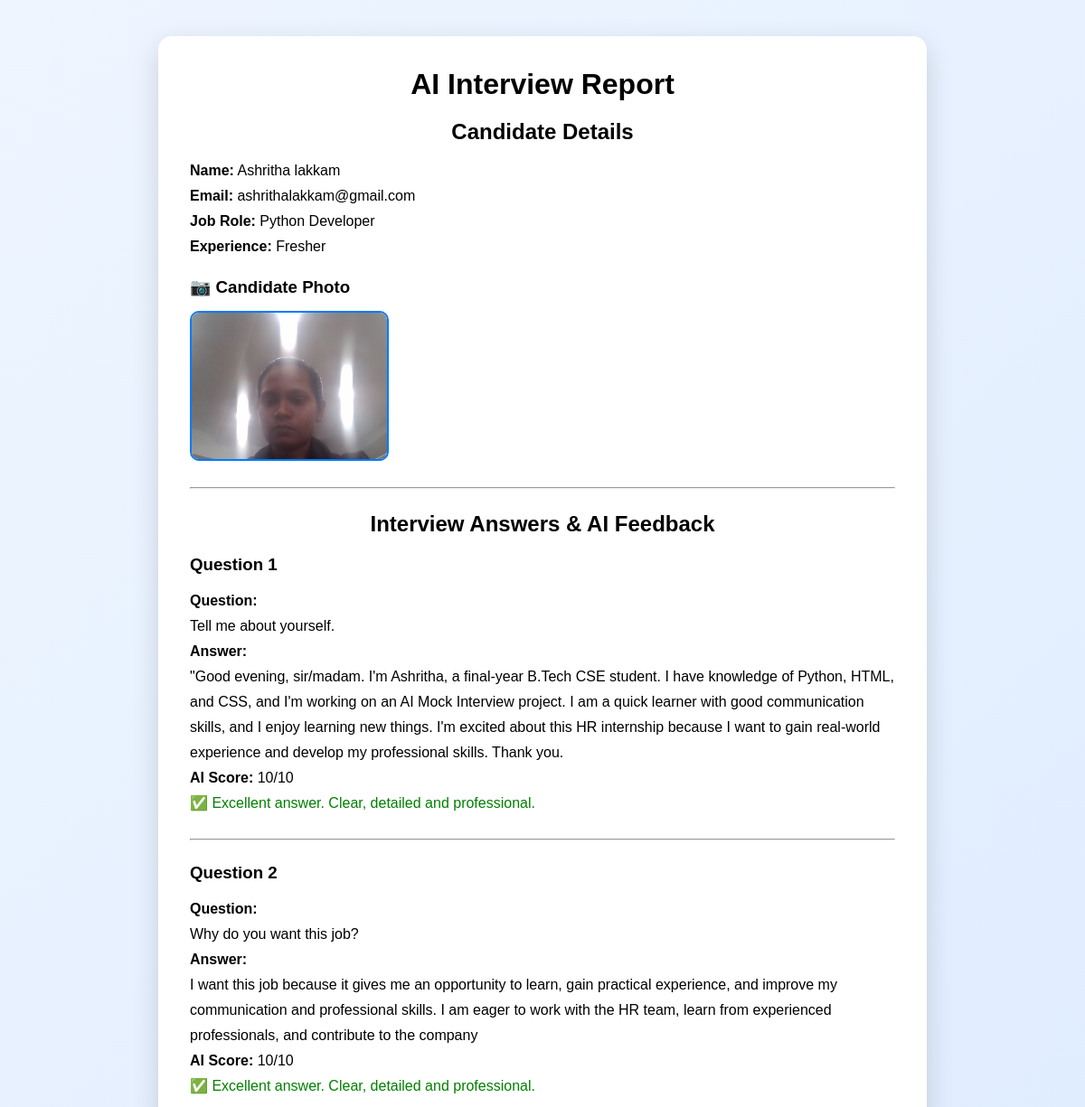
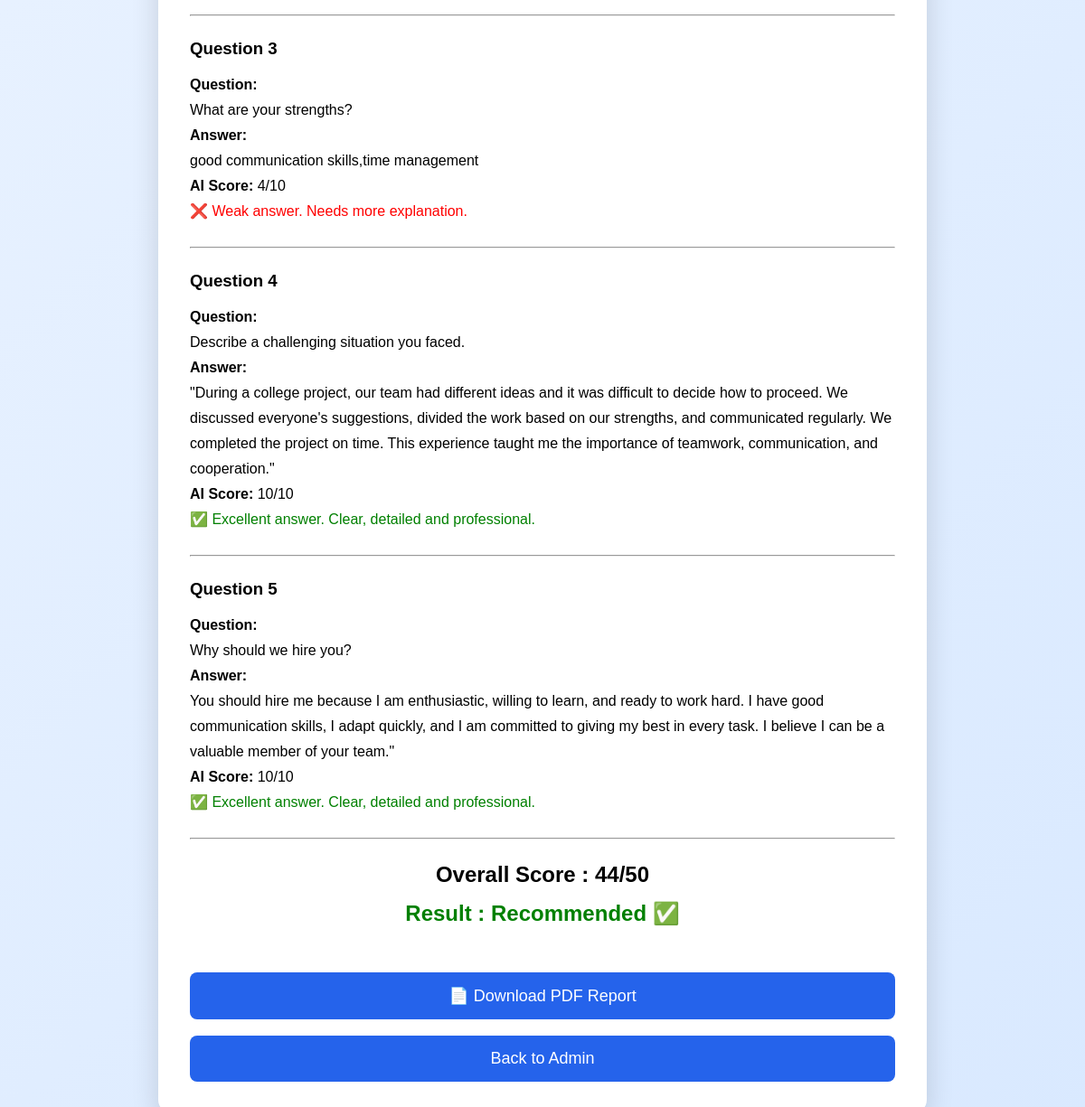
The page /report/2 on the database its author committed (2 pictures, top to bottom).
### tables this page shows
CREATE TABLE candidates (
            id INTEGER PRIMARY KEY AUTOINCREMENT,
            name TEXT,
            email TEXT,
            job_role TEXT,
            experience TEXT
        );

CREATE TABLE answers (
            id INTEGER PRIMARY KEY AUTOINCREMENT,
            candidate_id INTEGER,
            question TEXT,
            answer TEXT,
            score INTEGER
        );

### app.py (the view)
@app.route("/report/<int:candidate_id>")
def report(candidate_id):
    candidate = get_candidate(candidate_id)
    answers = get_candidate_answers(candidate_id)
    return render_template(
        "report.html",
        candidate=candidate,
        answers=answers
    )

### database.py (called while the page is built)
def get_candidate(candidate_id):
    connection = sqlite3.connect("database.db")
    cursor = connection.cursor()
    cursor.execute(
        "SELECT * FROM candidates WHERE id=?",
        (candidate_id,)
    )
    candidate = cursor.fetchone()
    connection.close()
    return candidate

def get_candidate_answers(candidate_id):
    connection = sqlite3.connect("database.db")
    cursor = connection.cursor()
    cursor.execute("""
        SELECT question, answer, score
        FROM answers
        WHERE candidate_id=?
    """, (candidate_id,))
    answers = cursor.fetchall()
    connection.close()
    return answers

### templates/report.html (shortened to what this page needs)
<!DOCTYPE html>
<html lang="en">
<head>
    <link rel="stylesheet"
          href="{{ url_for('static', filename='css/style.css') }}">
</head>
<body>
<div class="form-container">
    <h1>AI Interview Report</h1>
    <h2>Candidate Details</h2>
    <p><strong>Name:</strong> {{ candidate[1] }}</p>
    <p><strong>Email:</strong> {{ candidate[2] }}</p>
    <p><strong>Job Role:</strong> {{ candidate[3] }}</p>
    <p><strong>Experience:</strong> {{ candidate[4] }}</p>
    <h3>📷 Candidate Photo</h3>
    <img src="{{ url_for('static', filename='photos/' ~ candidate[0] ~ '.png') }}"
         width="220"
         style="border:2px solid #007BFF;border-radius:10px;">
    <hr>
    <h2>Interview Answers & AI Feedback</h2>
    {% set total = namespace(score=0) %}
    {% for answer in answers %}
        {% set total.score = total.score + answer[2] %}
        <h3>Question {{ loop.index }}</h3>
        <p><strong>Question:</strong></p>
        <p>{{ answer[0] }}</p>
        <p><strong>Answer:</strong></p>
        <p>{{ answer[1] }}</p>
        <p><strong>AI Score:</strong> {{ answer[2] }}/10</p>
        {% if answer[2] >= 9 %}
            <p style="color:green;">
                ✅ Excellent answer. Clear, detailed and professional.
            </p>
        {% elif answer[2] >= 7 %}
            <p style="color:orange;">
                👍 Good answer. Add a little more detail.
            </p>
        {% elif answer[2] >= 5 %}
            <p style="color:orange;">
                ⚠ Average answer. Explain with an example.
            </p>
        {% else %}
            <p style="color:red;">
                ❌ Weak answer. Needs more explanation.
            </p>
        {% endif %}
        <hr>
    {% endfor %}
    <h2>Overall Score : {{ total.score }}/50</h2>
    {% if total.score >= 40 %}
        <h2 style="color:green;">Result : Recommended ✅</h2>
    {% elif total.score >= 30 %}
        <h2 style="color:orange;">Result : Average ⭐</h2>
    {% else %}
        <h2 style="color:red;">Result : Needs Improvement ❌</h2>
    {% endif %}
    <br><br>
    <a href="/download_report/{{ candidate[0] }}">
        <button class="btn">
            📄 Download PDF Report
        </button>
    </a>
    <a href="/admin">
        <button class="btn">
            Back to Admin
        </button>
    </a>
</div>
</body>
</html>

### static/css/style.css (style rules this page uses)
* { margin:0; padding:0; box-sizing:border-box; font-family:Arial, Helvetica, sans-serif; }
body { background:linear-gradient(135deg,#eef5ff,#d9e9ff); min-height:100vh; }
.form-container { width:90%; max-width:850px; margin:40px auto; background:white; padding:35px; border-radius:15px; box-shadow:0 10px 30px rgba(0,0,0,.15); }
.form-container h1 { text-align:center; margin-bottom:20px; }
.form-container h2 { text-align:center; margin-bottom:15px; }
.form-container h3 { margin-top:20px; margin-bottom:15px; }
.btn { width:100%; padding:15px; background:#2563eb; color:white; border:none; border-radius:8px; font-size:18px; cursor:pointer; transition:.3s; }
hr { margin:25px 0; }
p { line-height:28px; }

### rows shown on the page
candidates: name "Ashritha lakkam", email "ashrithalakkam@gmail.com", job_role "Python Developer", experience "Fresher"
answers: question "Tell me about yourself.", answer "\"Good evening, sir/madam. I'm Ashritha, a final-year B.Tech CSE student. I have knowledge of Python, HTML, and CSS, and I'm working on an AI Mock Interview project. I am a quick learner with good communication skills, and I enjoy learning new things. I'm excited about this HR internship because I want to gain real-world experience and develop my professional skills. Thank you.", score "10", shows "✅ Excellent answer. Clear, detailed and professional."
answers: question "Why do you want this job?", answer "I want this job because it gives me an opportunity to learn, gain practical experience, and improve my communication and professional skills. I am eager to work with the HR team, learn from experienced professionals, and contribute to the company", score "10", shows "✅ Excellent answer. Clear, detailed and professional."
answers: question "What are your strengths?", answer "good communication skills,time management", score "4", shows "❌ Weak answer. Needs more explanation."
answers: question "Describe a challenging situation you faced.", answer "\"During a college project, our team had different ideas and it was difficult to decide how to proceed. We discussed everyone's suggestions, divided the work based on our strengths, and communicated regularly. We completed the project on time. This experience taught me the importance of teamwork, communication, and cooperation.\"", score "10", shows "✅ Excellent answer. Clear, detailed and professional."
answers: question "Why should we hire you?", answer "You should hire me because I am enthusiastic, willing to learn, and ready to work hard. I have good communication skills, I adapt quickly, and I am committed to giving my best in every task. I believe I can be a valuable member of your team.\"", score "10", shows "✅ Excellent answer. Clear, detailed and professional."

### other values the page prints
{{ total.score }} "44"
